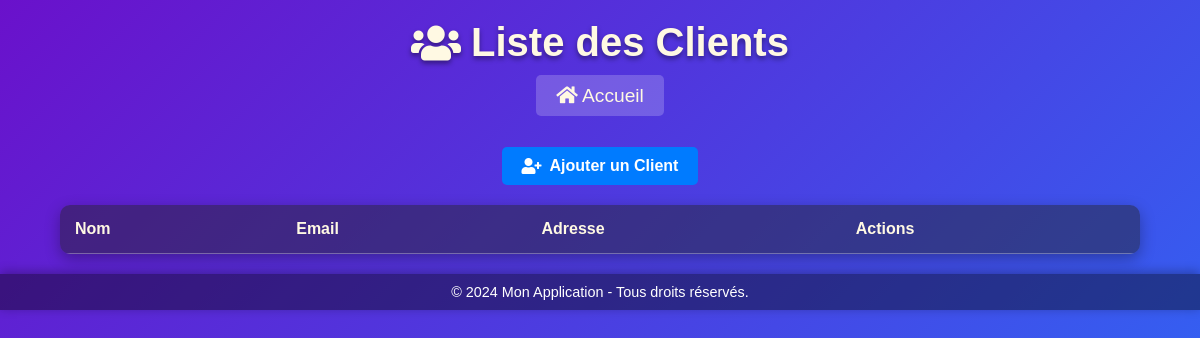
/list_clients, run on an earlier commit of the app's database.
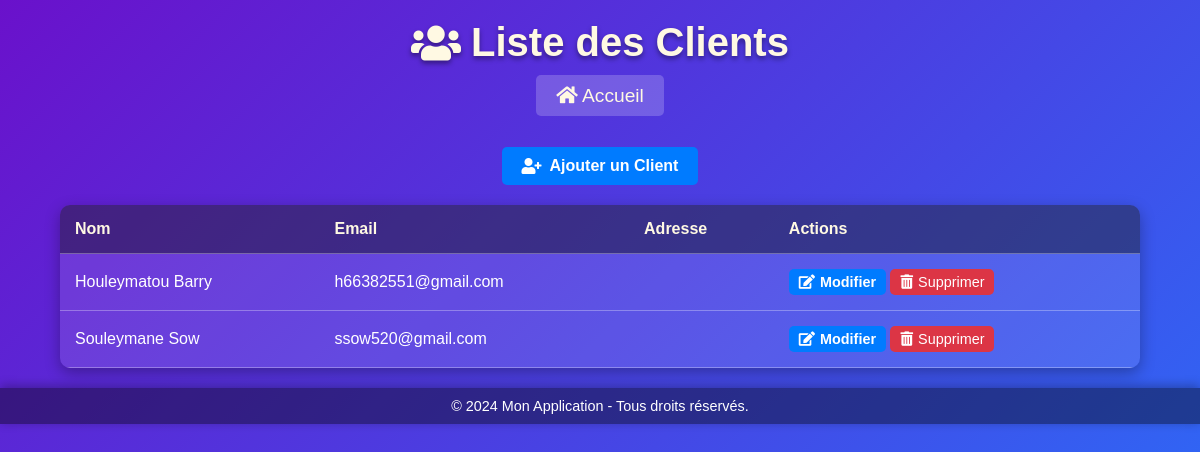
And on a later commit of the database.
### tables this page shows
CREATE TABLE clients (
                    id INTEGER PRIMARY KEY AUTOINCREMENT,
                    nom TEXT NOT NULL,
                    email TEXT NOT NULL,
                    adresse TEXT NOT NULL
                );

### app.py (the view)
@app.route('/list_clients')
def list_clients():
    client_instance = Client()  # Créer une instance de Client
    clients = client_instance.get_clients()  # Appeler la méthode d'instance
    return render_template('list_clients.html', clients=clients)

### gestion_produit.py (called while the page is built)
    def get_clients(self):
        with sqlite3.connect("app_database.db") as connection:
            cursor = connection.cursor()
            cursor.execute("SELECT id, nom, email FROM clients")
            return cursor.fetchall()

### templates/list_clients.html (shortened to what this page needs)
<!DOCTYPE html>
<html lang="fr">
<head>
    <link rel="stylesheet" type="text/css" href="{{ url_for('static', filename='style_clients.css') }}">
    <link href="https://cdnjs.cloudflare.com/ajax/libs/font-awesome/5.15.3/css/all.min.css" rel="stylesheet">
</head>
<body>
    <header>
        <h1><i class="fas fa-users"></i> Liste des Clients</h1>
    </header>
     <div class="home-link">
        <a href="{{ url_for('dashboard') }}"><i class="fas fa-home"></i> Accueil</a>
    </div>
    <main>
        <div class="action-link">
            <a href="{{ url_for('add_client') }}" class="btn-primary">
                <i class="fas fa-user-plus"></i> Ajouter un Client
            </a>
        </div>
        <table>
            <thead>
                <tr>
                    <th>Nom</th>
                    <th>Email</th>
                    <th>Adresse</th>
                    <th>Actions</th>
                </tr>
            </thead>
            <tbody>
                {% for client in clients %}
                    <tr>
                        <td>{{ client[1] }}</td>
                        <td>{{ client[2] }}</td>
                        <td>{{ client[3] }}</td>
                        <td class="action-buttons">
                            <form action="{{ url_for('edit_client', client_id=client[0]) }}" method="GET" style="display:inline;">
                                <button type="submit" class="btn-action btn-primary">
                                    <i class="fas fa-edit"></i> Modifier
                                </button>
                            </form>
                            <form action="{{ url_for('delete_client', client_id=client[0]) }}" method="POST" style="display:inline;">
                                <button type="submit" class="btn-action btn-danger" onclick="return confirm('Êtes-vous sûr de vouloir supprimer ce client ?');">
                                    <i class="fas fa-trash-alt"></i> Supprimer
                                </button>
                            </form>
                        </td>
                    </tr>
                {% endfor %}
            </tbody>
        </table>
    </main>
    <footer>
        &copy; 2024 Mon Application - Tous droits réservés.
    </footer>
</body>
</html>

What changed in the data, as far as the page shows it:
added clients: nom "Houleymatou Barry", email "h66382551@gmail.com"
added clients: nom "Souleymane Sow", email "ssow520@gmail.com"
